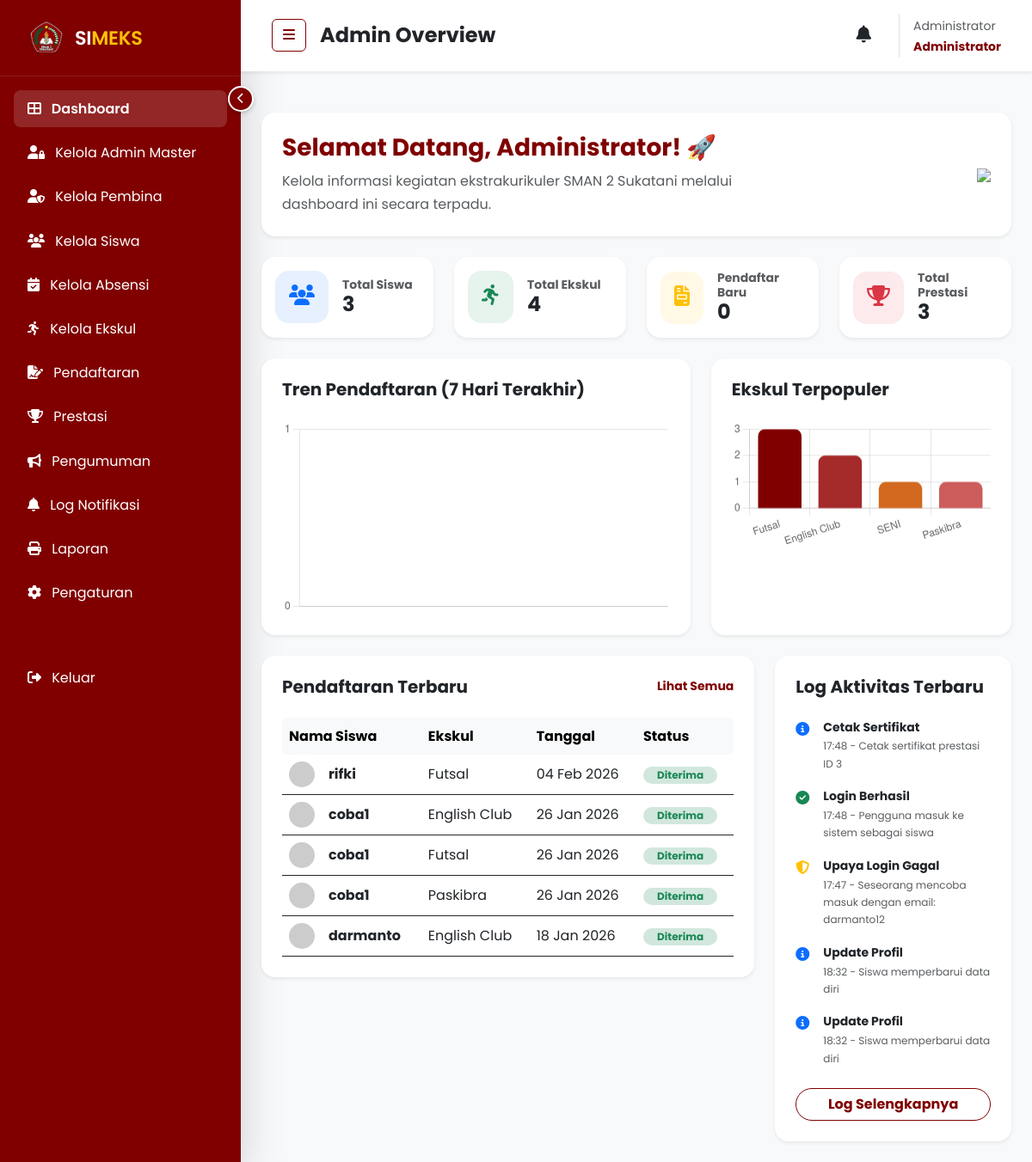
Page /admin/dashboard.php (signed in) on the committed database.
### tables this page shows
CREATE TABLE `pendaftaran` (
  `id` int(11) NOT NULL,
  `user_id` int(11) DEFAULT NULL,
  `eskul_id` int(11) DEFAULT NULL,
  `tanggal_daftar` date DEFAULT NULL,
  `status` enum('menunggu','diterima','ditolak') DEFAULT 'menunggu',
  `catatan` text DEFAULT NULL
);

CREATE TABLE `users` (
  `id` int(11) NOT NULL,
  `nisn` varchar(20) DEFAULT NULL,
  `nama` varchar(100) NOT NULL,
  `email` varchar(100) NOT NULL,
  `password` varchar(255) NOT NULL,
  `kelas` varchar(50) DEFAULT NULL,
  `role` enum('admin','siswa') DEFAULT 'siswa',
  `foto` varchar(255) DEFAULT 'default.png',
  `created_at` timestamp NOT NULL DEFAULT current_timestamp()
);

CREATE TABLE `eskul` (
  `id` int(11) NOT NULL,
  `nama_eskul` varchar(100) NOT NULL,
  `deskripsi` text DEFAULT NULL,
  `pembina` varchar(100) DEFAULT NULL,
  `kuota` int(11) DEFAULT 30,
  `jadwal` varchar(100) DEFAULT NULL,
  `lokasi` varchar(100) DEFAULT NULL,
  `gambar` varchar(255) DEFAULT 'default_eskul.jpg',
  `status` enum('aktif','non-aktif') DEFAULT 'aktif'
);

CREATE TABLE `logs` (
  `id` int(11) NOT NULL,
  `user_id` int(11) DEFAULT NULL,
  `aktivitas` varchar(255) NOT NULL,
  `keterangan` text DEFAULT NULL,
  `tipe` enum('INFO','SUKSES','PERINGATAN','BAHAYA') DEFAULT 'INFO',
  `tanggal` timestamp NOT NULL DEFAULT current_timestamp(),
  `ip_address` varchar(45) DEFAULT NULL
);

### admin/dashboard.php (the view, shortened to what this page needs)
<?php
include '../includes/header.php';
$is_admin = (isset($_SESSION['admin_data']) && $_SESSION['admin_data']['role'] === 'admin');
$pembina_eskul_name = "";
if ($is_admin) {
    $total_siswa = $koneksi->query("SELECT COUNT(*) FROM users WHERE role = 'siswa'")->fetchColumn();
    $total_eskul = $koneksi->query("SELECT COUNT(*) FROM eskul")->fetchColumn();
    $pendaftar_baru = $koneksi->query("SELECT COUNT(*) FROM pendaftaran WHERE status = 'menunggu'")->fetchColumn();
    $total_prestasi = $koneksi->query("SELECT COUNT(*) FROM prestasi")->fetchColumn();
}
if ($is_admin) {
    $latest_pendaftaran = $koneksi->query("
        SELECT p.*, u.nama, e.nama_eskul
        FROM pendaftaran p
        JOIN users u ON p.user_id = u.id
        JOIN eskul e ON p.eskul_id = e.id
        ORDER BY p.tanggal_daftar DESC
        LIMIT 5
    ")->fetchAll();
}
$trend_labels = [];
$trend_data = [];
$popular_query = [];
if ($is_admin) {
    $popular_query = $koneksi->query("
        SELECT e.nama_eskul, COUNT(p.id) as total
        FROM eskul e
        LEFT JOIN pendaftaran p ON e.id = p.eskul_id AND p.status = 'diterima'
        GROUP BY e.id
        ORDER BY total DESC
        LIMIT 5
    ")->fetchAll();
}
$eskul_labels = [];
$eskul_data = [];
foreach ($popular_query as $res) {
    $eskul_labels[] = $res->nama_eskul;
    $eskul_data[] = $res->total;
}
$latest_logs = [];
if ($is_admin) {
    $latest_logs = $koneksi->query("
        SELECT * FROM logs
        ORDER BY tanggal DESC
        LIMIT 5
    ")->fetchAll();
}
$admin = [
    'nama' => $_SESSION['admin_data']['nama'] ?? $_SESSION['pembina_data']['nama'] ?? 'Pengguna',
    'role' => $is_admin ? 'Admin Master' : 'Pembina Ekskul'
];
?>
<div class="d-flex" id="wrapper">
    <?php include 'sidebar.php'; ?>
    <div id="page-content-wrapper" class="w-100 bg-light">
        <?php
        include '../includes/admin_nav.php';
        ?>
        <div class="container-fluid p-4">
            <div class="alert bg-white border-0 shadow-sm rounded-4 p-4 mb-4 animate__animated animate__fadeInDown text-dark">
                <div class="row align-items-center">
                    <div class="col-md-9">
                        <h3 class="fw-bold text-maroon">Selamat Datang, <?php echo htmlspecialchars($admin['nama']); ?>! 🚀</h3>
                        <p class="text-muted mb-0">
                            <?php if ($is_admin): ?>
                                Kelola informasi kegiatan ekstrakurikuler SMAN 2 Sukatani melalui dashboard ini secara terpadu.
                            <?php else: ?>
                                Kelola data kegiatan ekstrakurikuler <strong><?php echo htmlspecialchars($pembina_eskul_name ?: 'Belum Ditugaskan'); ?></strong> secara terpadu.
                            <?php endif; ?>
                        </p>
                    </div>
                    <div class="col-md-3 text-end d-none d-md-block">
                        <img src="https://cdn-icons-png.flaticon.com/512/2345/2345152.png" width="100">
                    </div>
                </div>
            </div>
            <div class="row g-4 mb-4">
                <div class="col-md-3">
                    <div class="card border-0 shadow-sm rounded-4 p-3 h-100">
                        <div class="d-flex align-items-center">
                            <div class="bg-primary bg-opacity-10 text-primary p-3 rounded-4 me-3">
                                <i class="fas fa-users fs-4"></i>
                            </div>
                            <div>
                                <h6 class="text-muted small mb-0 font-weight-bold"><?php echo $is_admin ? 'Total Siswa' : 'Total Anggota'; ?></h6>
                                <h4 class="fw-bold mb-0"><?php echo number_format($total_siswa); ?></h4>
                            </div>
                        </div>
                    </div>
                </div>
                <div class="col-md-3">
                    <div class="card border-0 shadow-sm rounded-4 p-3 h-100">
                        <div class="d-flex align-items-center">
                            <div class="bg-success bg-opacity-10 text-success p-3 rounded-4 me-3">
                                <i class="fas fa-running fs-4"></i>
                            </div>
                            <div>
                                <h6 class="text-muted small mb-0 font-weight-bold"><?php echo $is_admin ? 'Total Ekskul' : 'Eskul Binaan'; ?></h6>
                                <h4 class="fw-bold mb-0 <?php echo !$is_admin ? 'fs-6' : ''; ?>"><?php echo $is_admin ? $total_eskul : htmlspecialchars($pembina_eskul_name ?: 'Belum Ditugaskan'); ?></h4>
                            </div>
                        </div>
                    </div>
                </div>
                <div class="col-md-3">
                    <div class="card border-0 shadow-sm rounded-4 p-3 h-100">
                        <div class="d-flex align-items-center">
                            <div class="bg-warning bg-opacity-10 text-warning p-3 rounded-4 me-3">
                                <i class="fas fa-file-invoice fs-4"></i>
                            </div>
                            <div>
                                <h6 class="text-muted small mb-0 font-weight-bold">Pendaftar Baru</h6>
                                <h4 class="fw-bold mb-0"><?php echo $pendaftar_baru; ?></h4>
                            </div>
                        </div>
                    </div>
                </div>
                <div class="col-md-3">
                    <div class="card border-0 shadow-sm rounded-4 p-3 h-100">
                        <div class="d-flex align-items-center">
                            <div class="bg-danger bg-opacity-10 text-danger p-3 rounded-4 me-3">
                                <i class="fas fa-trophy fs-4"></i>
                            </div>
                            <div>
                                <h6 class="text-muted small mb-0 font-weight-bold">Total Prestasi</h6>
                                <h4 class="fw-bold mb-0"><?php echo $total_prestasi; ?></h4>
                            </div>
                        </div>
                    </div>
                </div>
            </div>
            <div class="row g-4 mb-4">
                <div class="<?php echo $is_admin ? 'col-lg-7' : 'col-lg-12'; ?>">
                    <div class="card border-0 shadow-sm rounded-4 p-4 h-100">
                        <h5 class="fw-bold mb-4">Tren Pendaftaran (7 Hari Terakhir)</h5>
                        <canvas id="trendChart" style="max-height: 300px;"></canvas>
                    </div>
                </div>
                <?php if ($is_admin): ?>
                <div class="col-lg-5">
                    <div class="card border-0 shadow-sm rounded-4 p-4 h-100">
                        <h5 class="fw-bold mb-4">Ekskul Terpopuler</h5>
                        <canvas id="popularChart" style="max-height: 300px;"></canvas>
                    </div>
                </div>
                <?php endif; ?>
            </div>
            <div class="row g-4">
                <div class="<?php echo $is_admin ? 'col-lg-8' : 'col-lg-12'; ?>">
                    <div class="card border-0 shadow-sm rounded-4 p-4">
                        <div class="d-flex justify-content-between align-items-center mb-4">
                            <h5 class="fw-bold mb-0">Pendaftaran Terbaru</h5>
                            <a href="kelola-pendaftaran.php" class="text-maroon small text-decoration-none fw-bold">Lihat Semua</a>
                        </div>
                        <div class="table-responsive">
                            <table class="table table-hover align-middle border-0 mb-0">
                                <thead class="table-light">
                                    <tr>
                                        <th class="border-0 rounded-start">Nama Siswa</th>
                                        <th class="border-0">Ekskul</th>
                                        <th class="border-0">Tanggal</th>
                                        <th class="border-0 rounded-end">Status</th>
                                    </tr>
                                </thead>
                                <tbody>
                                    <?php if (empty($latest_pendaftaran)): ?>
                                        <tr>
                                            <td colspan="4" class="text-center text-muted py-4">Belum ada pendaftaran terbaru.</td>
                                        </tr>
                                    <?php else: ?>
                                        <?php foreach ($latest_pendaftaran as $row): ?>
                                            <tr>
                                                <td>
                                                    <div class="d-flex align-items-center">
                                                        <img src="https://ui-avatars.com/api/?name=<?php echo urlencode($row->nama); ?>&background=random" class="rounded-circle me-3" width="30">
                                                        <span class="fw-bold text-dark"><?php echo htmlspecialchars($row->nama); ?></span>
                                                    </div>
                                                </td>
                                                <td><?php echo htmlspecialchars($row->nama_eskul); ?></td>
                                                <td><?php echo date('d M Y', strtotime($row->tanggal_daftar)); ?></td>
                                                <td>
                                                    <?php
                                                    $badge_class = 'bg-warning-subtle text-warning';
                                                    if ($row->status == 'diterima') $badge_class = 'bg-success-subtle text-success';
                                                    ?>
                                                    <span class="badge <?php echo $badge_class; ?> px-3 rounded-pill text-capitalize"><?php echo $row->status; ?></span>
                                                </td>
                                            </tr>
                                        <?php endforeach; ?>
                                    <?php endif; ?>
                                </tbody>
                            </table>
                        </div>
                    </div>
                </div>
                <?php if ($is_admin): ?>
                <div class="col-lg-4">
                    <div class="card border-0 shadow-sm rounded-4 p-4">
                        <h5 class="fw-bold mb-4">Log Aktivitas Terbaru</h5>
                        <?php if (empty($latest_logs)): ?>
                            <div class="text-center py-3 text-muted small">Belum ada aktivitas.</div>
                        <?php else: ?>
                            <?php foreach ($latest_logs as $log): ?>
                                <div class="d-flex mb-3">
                                    <div class="flex-shrink-0 me-3 <?php
                                                                    if ($log->tipe == 'SUKSES') echo 'text-success';
                                                                    elseif ($log->tipe == 'BAHAYA') echo 'text-danger';
                                                                    elseif ($log->tipe == 'PERINGATAN') echo 'text-warning';
                                                                    else echo 'text-primary';
                                                                    ?>">
                                        <i class="fas <?php
                                                        if ($log->tipe == 'SUKSES') echo 'fa-circle-check';
                                                        elseif ($log->tipe == 'BAHAYA') echo 'fa-triangle-exclamation';
                                                        elseif ($log->tipe == 'PERINGATAN') echo 'fa-shield-halved';
                                                        else echo 'fa-info-circle';
                                                        ?>"></i>
                                    </div>
                                    <div class="text-dark">
                                        <p class="mb-0 small fw-bold"><?php echo htmlspecialchars($log->aktivitas); ?></p>
                                        <p class="extra-small text-muted mb-0"><?php echo date('H:i', strtotime($log->tanggal)); ?> - <?php echo htmlspecialchars($log->keterangan); ?></p>
                                    </div>
                                </div>
                            <?php endforeach; ?>
                        <?php endif; ?>
                        <a href="logs.php" class="btn btn-outline-maroon w-100 rounded-pill small fw-bold mt-2">Log Selengkapnya</a>
                    </div>
                </div>
                <?php endif; ?>
            </div>
        </div>
    </div>
</div>
<script>
    // Trend Chart
    const trendCtx = document.getElementById('trendChart').getContext('2d');
    new Chart(trendCtx, {
        type: 'line',
        data: {
            labels: <?php echo json_encode($trend_labels); ?>,
            datasets: [{
                label: 'Jumlah Pendaftaran',
                data: <?php echo json_encode($trend_data); ?>,
                borderColor: '#800000',
                backgroundColor: 'rgba(128, 0, 0, 0.1)',
                tension: 0.4,
                fill: true,
                pointBackgroundColor: '#800000'
            }]
        },
        options: {
            plugins: {
                legend: {
                    display: false
                }
            },
            scales: {
                y: {
                    beginAtZero: true,
                    ticks: {
                        stepSize: 1
                    }
                }
            }
        }
    });
    <?php if ($is_admin): ?>
    // Popular Chart
    const popularCtx = document.getElementById('popularChart').getContext('2d');
    new Chart(popularCtx, {
        type: 'bar',
        data: {
            labels: <?php echo json_encode($eskul_labels); ?>,
            datasets: [{
                label: 'Jumlah Siswa',
                data: <?php echo json_encode($eskul_data); ?>,
                backgroundColor: [
                    '#800000', '#A52A2A', '#D2691E', '#CD5C5C', '#E9967A'
                ],
                borderRadius: 8
            }]
        },
        options: {
            plugins: {
                legend: {
                    display: false
                }
            },
            scales: {
                y: {
                    beginAtZero: true,
                    ticks: {
                        stepSize: 1
                    }
                }
            }
        }
    });
    <?php endif; ?>
    document.getElementById("menu-toggle").addEventListener("click", function(e) {
        e.preventDefault();
        document.getElementById("wrapper").classList.toggle("toggled");
    });
</script>
<?php include '../includes/footer.php'; ?>

### rows in the picture
pendaftaran: user.nama "rifki", eskul.nama_eskul "Futsal", tanggal_daftar "04 Feb 2026", status "Diterima"
pendaftaran: user.nama "coba1", eskul.nama_eskul "English Club", tanggal_daftar "26 Jan 2026", status "Diterima"
pendaftaran: user.nama "coba1", eskul.nama_eskul "Futsal", tanggal_daftar "26 Jan 2026", status "Diterima"
pendaftaran: user.nama "coba1", eskul.nama_eskul "Paskibra", tanggal_daftar "26 Jan 2026", status "Diterima"
pendaftaran: user.nama "darmanto", eskul.nama_eskul "English Club", tanggal_daftar "18 Jan 2026", status "Diterima"
logs: aktivitas "Cetak Sertifikat", tanggal "17:48", keterangan "Cetak sertifikat prestasi ID 3"
logs: aktivitas "Login Berhasil", tanggal "17:48", keterangan "Pengguna masuk ke sistem sebagai siswa"
logs: aktivitas "Upaya Login Gagal", tanggal "17:47", keterangan "Seseorang mencoba masuk dengan email: darmanto12"
logs: aktivitas "Update Profil", tanggal "18:32", keterangan "Siswa memperbarui data diri"
logs: aktivitas "Update Profil", tanggal "18:32", keterangan "Siswa memperbarui data diri"

### other values in the picture
$navTitle "Admin Overview"
$_SESSION['master_data']['nama'] "Administrator"
$admin['nama'] "Administrator"
$total_siswa "3"
$total_eskul "4"
$pendaftar_baru "0"
$total_prestasi "3"
chart data {{ json_encode($eskul_labels) }} ["Futsal","English Club","SENI","Paskibra"]
chart data {{ json_encode($eskul_data) }} [3,2,1,1]
